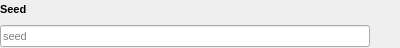
<?xml version="1.0" encoding="UTF-8"?>
<ui version="4.0">
 <class>seed_widget</class>
 <widget class="QWidget" name="seed_widget">
  <property name="geometry">
   <rect>
    <x>0</x>
    <y>0</y>
    <width>400</width>
    <height>48</height>
   </rect>
  </property>
  <property name="windowTitle">
   <string>Form</string>
  </property>
  <layout class="QGridLayout" name="gridLayout">
   <property name="leftMargin">
    <number>0</number>
   </property>
   <property name="topMargin">
    <number>0</number>
   </property>
   <property name="rightMargin">
    <number>0</number>
   </property>
   <property name="bottomMargin">
    <number>0</number>
   </property>
   <item row="1" column="1">
    <widget class="QPushButton" name="random_button">
     <property name="minimumSize">
      <size>
       <width>24</width>
       <height>24</height>
      </size>
     </property>
     <property name="maximumSize">
      <size>
       <width>24</width>
       <height>24</height>
      </size>
     </property>
     <property name="toolTip">
      <string>Toggle random seed</string>
     </property>
     <property name="text">
      <string/>
     </property>
     <property name="icon">
      <iconset theme="view-refresh"/>
     </property>
     <property name="checkable">
      <bool>true</bool>
     </property>
     <property name="flat">
      <bool>true</bool>
     </property>
    </widget>
   </item>
   <item row="1" column="0">
    <widget class="QLineEdit" name="lineEdit">
     <property name="font">
      <font>
       <pointsize>8</pointsize>
      </font>
     </property>
     <property name="placeholderText">
      <string>seed</string>
     </property>
    </widget>
   </item>
   <item row="0" column="0">
    <widget class="QLabel" name="label">
     <property name="font">
      <font>
       <pointsize>8</pointsize>
       <bold>true</bold>
      </font>
     </property>
     <property name="text">
      <string>Seed</string>
     </property>
    </widget>
   </item>
  </layout>
 </widget>
 <resources/>
 <connections/>
</ui>
